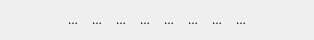
<?xml version="1.0" encoding="UTF-8"?>
<ui version="4.0">
 <class>TimeButtons</class>
 <widget class="QWidget" name="TimeButtons">
  <property name="enabled">
   <bool>true</bool>
  </property>
  <property name="geometry">
   <rect>
    <x>0</x>
    <y>0</y>
    <width>314</width>
    <height>40</height>
   </rect>
  </property>
  <property name="windowTitle">
   <string>Form</string>
  </property>
  <layout class="QHBoxLayout" name="horizontalLayout_2">
   <property name="spacing">
    <number>0</number>
   </property>
   <property name="margin">
    <number>0</number>
   </property>
   <item>
    <layout class="QHBoxLayout" name="horizontalLayout">
     <property name="spacing">
      <number>0</number>
     </property>
     <item>
      <widget class="QToolButton" name="button_StepDecrease">
       <property name="toolTip">
        <string>Decrease Step</string>
       </property>
       <property name="text">
        <string>...</string>
       </property>
       <property name="icon">
        <iconset resource="simQt.qrc">
         <normaloff>:/simQt/images/Navigation Blue Left.png</normaloff>:/simQt/images/Navigation Blue Left.png</iconset>
       </property>
       <property name="iconSize">
        <size>
         <width>32</width>
         <height>32</height>
        </size>
       </property>
       <property name="autoRaise">
        <bool>true</bool>
       </property>
      </widget>
     </item>
     <item>
      <widget class="QToolButton" name="button_StepBack">
       <property name="toolTip">
        <string>Frame Reverse</string>
       </property>
       <property name="text">
        <string>...</string>
       </property>
       <property name="icon">
        <iconset resource="simQt.qrc">
         <normaloff>:/simQt/images/Navigation Blue First.png</normaloff>:/simQt/images/Navigation Blue First.png</iconset>
       </property>
       <property name="iconSize">
        <size>
         <width>32</width>
         <height>32</height>
        </size>
       </property>
       <property name="autoRaise">
        <bool>true</bool>
       </property>
      </widget>
     </item>
     <item>
      <widget class="QToolButton" name="button_PlayBackwards">
       <property name="toolTip">
        <string>Replay</string>
       </property>
       <property name="text">
        <string>...</string>
       </property>
       <property name="icon">
        <iconset resource="simQt.qrc">
         <normaloff>:/simQt/images/Navigation Blue Previous.png</normaloff>:/simQt/images/Navigation Blue Previous.png</iconset>
       </property>
       <property name="iconSize">
        <size>
         <width>32</width>
         <height>32</height>
        </size>
       </property>
       <property name="checkable">
        <bool>true</bool>
       </property>
       <property name="autoRaise">
        <bool>true</bool>
       </property>
      </widget>
     </item>
     <item>
      <widget class="QToolButton" name="button_Stop">
       <property name="toolTip">
        <string>Stop</string>
       </property>
       <property name="text">
        <string>...</string>
       </property>
       <property name="icon">
        <iconset resource="simQt.qrc">
         <normaloff>:/simQt/images/Navigation Blue Stop.png</normaloff>:/simQt/images/Navigation Blue Stop.png</iconset>
       </property>
       <property name="iconSize">
        <size>
         <width>32</width>
         <height>32</height>
        </size>
       </property>
       <property name="checkable">
        <bool>false</bool>
       </property>
       <property name="checked">
        <bool>false</bool>
       </property>
       <property name="autoRaise">
        <bool>true</bool>
       </property>
      </widget>
     </item>
     <item>
      <widget class="QToolButton" name="button_Play">
       <property name="toolTip">
        <string>Play</string>
       </property>
       <property name="text">
        <string>...</string>
       </property>
       <property name="icon">
        <iconset resource="simQt.qrc">
         <normaloff>:/simQt/images/Navigation Blue Next.png</normaloff>:/simQt/images/Navigation Blue Next.png</iconset>
       </property>
       <property name="iconSize">
        <size>
         <width>32</width>
         <height>32</height>
        </size>
       </property>
       <property name="checkable">
        <bool>true</bool>
       </property>
       <property name="autoRaise">
        <bool>true</bool>
       </property>
      </widget>
     </item>
     <item>
      <widget class="QToolButton" name="button_Step">
       <property name="toolTip">
        <string>Frame Forward</string>
       </property>
       <property name="text">
        <string>...</string>
       </property>
       <property name="icon">
        <iconset resource="simQt.qrc">
         <normaloff>:/simQt/images/Navigation Blue Last.png</normaloff>:/simQt/images/Navigation Blue Last.png</iconset>
       </property>
       <property name="iconSize">
        <size>
         <width>32</width>
         <height>32</height>
        </size>
       </property>
       <property name="autoRaise">
        <bool>true</bool>
       </property>
      </widget>
     </item>
     <item>
      <widget class="QToolButton" name="button_StepIncrease">
       <property name="toolTip">
        <string>Increase Step</string>
       </property>
       <property name="text">
        <string>...</string>
       </property>
       <property name="icon">
        <iconset resource="simQt.qrc">
         <normaloff>:/simQt/images/Navigation Blue Right.png</normaloff>:/simQt/images/Navigation Blue Right.png</iconset>
       </property>
       <property name="iconSize">
        <size>
         <width>32</width>
         <height>32</height>
        </size>
       </property>
       <property name="autoRaise">
        <bool>true</bool>
       </property>
      </widget>
     </item>
     <item>
      <widget class="QToolButton" name="button_Realtime">
       <property name="toolTip">
        <string>Real Time</string>
       </property>
       <property name="text">
        <string>...</string>
       </property>
       <property name="icon">
        <iconset resource="simQt.qrc">
         <normaloff>:/simQt/images/Symbol Clock.png</normaloff>:/simQt/images/Symbol Clock.png</iconset>
       </property>
       <property name="iconSize">
        <size>
         <width>32</width>
         <height>32</height>
        </size>
       </property>
       <property name="checkable">
        <bool>true</bool>
       </property>
       <property name="autoRaise">
        <bool>true</bool>
       </property>
      </widget>
     </item>
    </layout>
   </item>
  </layout>
 </widget>
 <resources>
  <include location="simQtResources.qrc"/>
 </resources>
 <connections/>
</ui>
